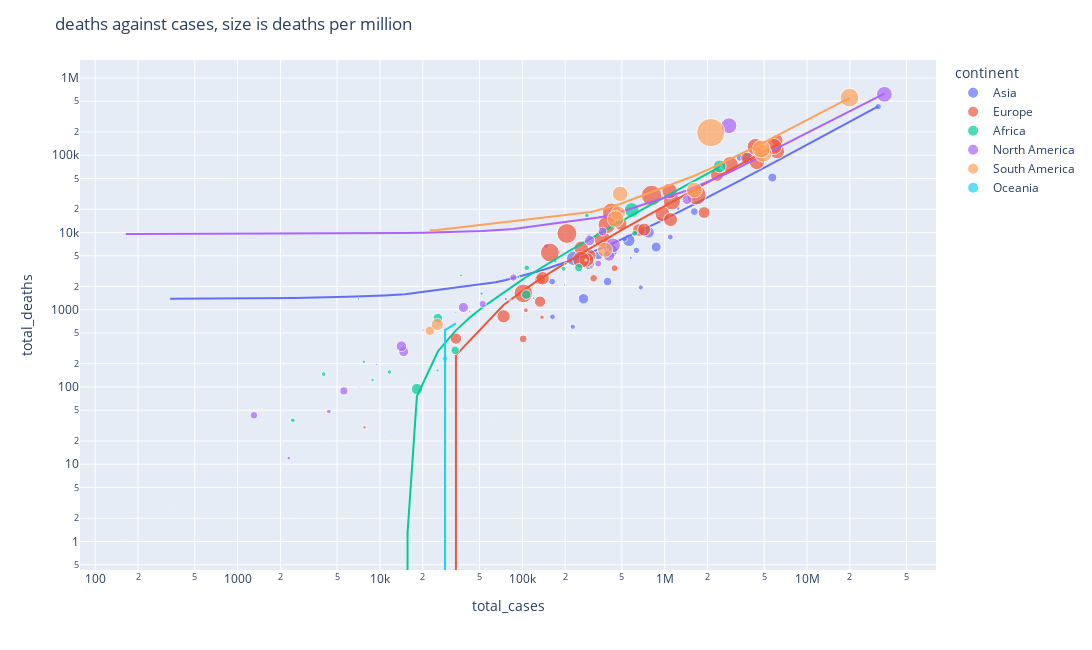

The notebook cell saved with this chart:
### Code cell
fig = go.Figure()

fig = px.scatter(df_diab, x = 'total_cases', y = 'total_deaths', size = 'total_deaths_per_million', trendline = 'ols', 
                 hover_name = 'location', color = 'continent')
fig.update_layout(xaxis_type = 'log', yaxis_type = 'log')
fig.update_layout(
    width = 1200,
    height = 650,
    title = 'deaths against cases, size is deaths per million'
    )
fig.show()

### Figure 1 — Plotly figure (JSON) as saved in the notebook; plotly's stock layout.template omitted (floating-point values rounded to 4 significant figures)
{"data": [{"hovertemplate": "<b>%{hovertext}</b><br><br>continent=Asia<br>total_cases=%{x}<br>total_deaths=%{y}<br>total_deaths_per_million=%{marker.size}<extra></extra>", "hovertext": ["Afghanistan", "Armenia", "Azerbaijan", "Bahrain", "Bangladesh", "Bhutan", "Brunei", "Cambodia", "China", "Georgia", "India", "Indonesia", "Iran", "Iraq", "Israel", "Japan", "Jordan", "Kazakhstan", "Kuwait", "Kyrgyzstan", "Laos", "Lebanon", "Malaysia", "Mongolia", "Myanmar", "Nepal", "Oman", "Pakistan", "Philippines", "Qatar", "Saudi Arabia", "Singapore", "South Korea", "Sri Lanka", "Tajikistan", "Thailand", "Timor", "Turkey", "United Arab Emirates", "Uzbekistan", "Vietnam", "Yemen"], "legendgroup": "Asia", "marker": {"color": "#636efa", "size": [171.5, 1555.0, 495.3, 813.4, 124.3, 2.592, 6.857, 82.24, 3.221, 1452.0, 307.1, 337.5, 1076.0, 462.3, 747.4, 120.2, 982.1, 312.4, 541.8, 354.2, 0.825, 1158.0, 269.6, 246.8, 164.3, 337.5, 746.9, 105.8, 253.0, 208.6, 235.5, 6.324, 40.86, 204.5, 12.69, 67.03, 19.72, 607.7, 196.5, 25.88, 11.93, 46.1], "sizemode": "area", "sizeref": 14.88, "symbol": "circle"}, "mode": "markers", "name": "Asia", "orientation": "v", "showlegend": true, "type": "scatter", "x": [146523, 229867, 343216, 269080, 1240115, 2508, 336, 76585, 92989, 416338, 31613993, 3372374, 3851162, 1616384, 871343, 914718, 770150, 633469, 397098, 161973, 5919, 560396, 1095486, 162869, 294460, 693109, 295857, 1029811, 1580824, 226077, 522108, 64861, 198345, 306662, 15004, 578375, 10744, 5704713, 679321, 128403, 141122, 7058], "xaxis": "x", "y": [6677, 4608, 5022, 1384, 20467, 2, 3, 1375, 4636, 5793, 423810, 92311, 90344, 18595, 6469, 15197, 10020, 5866, 2314, 2311, 6, 7903, 8725, 809, 8942, 9834, 3814, 23360, 27722, 601, 8200, 37, 2095, 4380, 121, 4679, 26, 51253, 1943, 866, 1161, 1375], "yaxis": "y"}, {"hovertemplate": "<b>OLS trendline</b><br>total_deaths = 0.0134836 * total_cases + 1386.1<br>R<sup>2</sup>=0.974699<br><br>continent=Asia<br>total_cases=%{x}<br>total_deaths=%{y} <b>(trend)</b><extra></extra>", "legendgroup": "Asia", "marker": {"color": "#636efa", "symbol": "circle"}, "mode": "lines", "name": "Asia", "showlegend": false, "type": "scatter", "x": [336, 2508, 5919, 7058, 10744, 15004, 64861, 76585, 92989, 128403, 141122, 146523, 161973, 162869, 198345, 226077, 229867, 269080, 294460, 295857, 306662, 343216, 397098, 416338, 522108, 560396, 578375, 633469, 679321, 693109, 770150, 871343, 914718, 1029811, 1095486, 1240115, 1580824, 1616384, 3372374, 3851162, 5704713, 31613993], "xaxis": "x", "y": [1391.0, 1420.0, 1466.0, 1481.0, 1531.0, 1588.0, 2261.0, 2419.0, 2640.0, 3117.0, 3289.0, 3362.0, 3570.0, 3582.0, 4061.0, 4434.0, 4486.0, 5014.0, 5356.0, 5375.0, 5521.0, 6014.0, 6740.0, 7000.0, 8426.0, 8942.0, 9185.0, 9928.0, 10550.0, 10730.0, 11770.0, 13130.0, 13720.0, 15270.0, 16160.0, 18110.0, 22700.0, 23180.0, 46860.0, 53310.0, 78310.0, 427700.0], "yaxis": "y"}, {"hovertemplate": "<b>%{hovertext}</b><br><br>continent=Europe<br>total_cases=%{x}<br>total_deaths=%{y}<br>total_deaths_per_million=%{marker.size}<extra></extra>", "hovertext": ["Albania", "Austria", "Belarus", "Belgium", "Bosnia and Herzegovina", "Bulgaria", "Croatia", "Cyprus", "Czechia", "Denmark", "Estonia", "Finland", "France", "Germany", "Greece", "Hungary", "Iceland", "Ireland", "Italy", "Latvia", "Lithuania", "Luxembourg", "Malta", "Moldova", "Montenegro", "Netherlands", "North Macedonia", "Norway", "Poland", "Portugal", "Romania", "Russia", "Slovakia", "Slovenia", "Spain", "Sweden", "Switzerland", "Ukraine", "United Kingdom"], "legendgroup": "Europe", "marker": {"color": "#EF553B", "size": [853.8, 1192.0, 364.6, 2178.0, 2953.0, 2621.0, 2011.0, 471.8, 2835.0, 440.1, 958.9, 177.6, 1658.0, 1094.0, 1240.0, 3108.0, 87.91, 1020.0, 2118.0, 1355.0, 1621.0, 1313.0, 958.0, 1551.0, 2594.0, 1057.0, 2637.0, 147.4, 1989.0, 1701.0, 1782.0, 1063.0, 2296.0, 2130.0, 1743.0, 1451.0, 1260.0, 1270.0, 1913.0], "sizemode": "area", "sizeref": 14.88, "symbol": "circle"}, "mode": "markers", "name": "Europe", "orientation": "v", "showlegend": true, "type": "scatter", "x": [133036, 658518, 445048, 1124715, 205655, 424872, 363397, 101419, 1673429, 317168, 133308, 106008, 6166690, 3774918, 490552, 809491, 7801, 299549, 4343519, 138799, 282416, 73870, 34201, 259356, 101785, 1892281, 156299, 137471, 2882786, 966041, 1083033, 6161985, 392581, 259079, 4447044, 1100040, 717665, 2331950, 5857639], "xaxis": "x", "y": [2457, 10737, 3445, 25241, 9687, 18211, 8254, 419, 30363, 2549, 1272, 984, 112011, 91663, 12923, 30026, 30, 5035, 128047, 2556, 4413, 822, 423, 6255, 1629, 18108, 5493, 799, 75259, 17344, 34278, 155180, 12536, 4428, 81486, 14655, 10905, 55521, 129877], "yaxis": "y"}, {"hovertemplate": "<b>OLS trendline</b><br>total_deaths = 0.02252 * total_cases + -511.376<br>R<sup>2</sup>=0.945081<br><br>continent=Europe<br>total_cases=%{x}<br>total_deaths=%{y} <b>(trend)</b><extra></extra>", "legendgroup": "Europe", "marker": {"color": "#EF553B", "symbol": "circle"}, "mode": "lines", "name": "Europe", "showlegend": false, "type": "scatter", "x": [7801, 34201, 73870, 101419, 101785, 106008, 133036, 133308, 137471, 138799, 156299, 205655, 259079, 259356, 282416, 299549, 317168, 363397, 392581, 424872, 445048, 490552, 658518, 717665, 809491, 966041, 1083033, 1100040, 1124715, 1673429, 1892281, 2331950, 2882786, 3774918, 4343519, 4447044, 5857639, 6161985, 6166690], "xaxis": "x", "y": [-335.7, 258.8, 1152.0, 1773.0, 1781.0, 1876.0, 2485.0, 2491.0, 2584.0, 2614.0, 3008.0, 4120.0, 5323.0, 5329.0, 5849.0, 6234.0, 6631.0, 7672.0, 8330.0, 9057.0, 9511.0, 10540.0, 14320.0, 15650.0, 17720.0, 21240.0, 23880.0, 24260.0, 24820.0, 37170.0, 42100.0, 52000.0, 64410.0, 84500.0, 97300.0, 99640.0, 131400.0, 138300.0, 138400.0], "yaxis": "y"}, {"hovertemplate": "<b>%{hovertext}</b><br><br>continent=Africa<br>total_cases=%{x}<br>total_deaths=%{y}<br>total_deaths_per_million=%{marker.size}<extra></extra>", "hovertext": ["Algeria", "Benin", "Botswana", "Burkina Faso", "Burundi", "Cameroon", "Cape Verde", "Central African Republic", "Comoros", "Djibouti", "Egypt", "Equatorial Guinea", "Eritrea", "Eswatini", "Ethiopia", "Gabon", "Gambia", "Ghana", "Guinea", "Kenya", "Liberia", "Libya", "Madagascar", "Malawi", "Mali", "Mauritius", "Morocco", "Mozambique", "Niger", "Sao Tome and Principe", "Seychelles", "South Africa", "Sudan", "Tanzania", "Togo", "Tunisia", "Uganda", "Zambia", "Zimbabwe"], "legendgroup": "Africa", "marker": {"color": "#00cc96", "size": [96.21, 8.909, 667.2, 8.085, 0.757, 50.25, 536.0, 20.29, 169.0, 157.9, 161.4, 87.67, 9.587, 671.5, 38.12, 73.68, 87.72, 26.49, 16.3, 73.01, 29.26, 510.7, 34.05, 84.37, 26.27, 14.94, 263.7, 45.02, 8.056, 168.8, 955.9, 1209.0, 63.31, 0.352, 18.36, 1650.0, 58.17, 183.6, 234.8], "sizemode": "area", "sizeref": 14.88, "symbol": "circle"}, "mode": "markers", "name": "Africa", "orientation": "v", "showlegend": true, "type": "scatter", "x": [170189, 8394, 106690, 13573, 7080, 82064, 33763, 7151, 4026, 11651, 284215, 8880, 6545, 25515, 280024, 25384, 7709, 103019, 25564, 201954, 5396, 249114, 42652, 51809, 14574, 3913, 615999, 119950, 5616, 2446, 18189, 2435036, 37138, 1017, 15624, 586146, 93675, 195096, 107490], "xaxis": "x", "y": [4219, 108, 1569, 169, 9, 1334, 298, 98, 147, 156, 16518, 123, 34, 779, 4383, 164, 212, 823, 214, 3926, 148, 3509, 943, 1614, 532, 19, 9732, 1407, 195, 37, 94, 71679, 2776, 21, 152, 19503, 2661, 3376, 3490], "yaxis": "y"}, {"hovertemplate": "<b>OLS trendline</b><br>total_deaths = 0.0290699 * total_cases + -452.904<br>R<sup>2</sup>=0.964846<br><br>continent=Africa<br>total_cases=%{x}<br>total_deaths=%{y} <b>(trend)</b><extra></extra>", "legendgroup": "Africa", "marker": {"color": "#00cc96", "symbol": "circle"}, "mode": "lines", "name": "Africa", "showlegend": false, "type": "scatter", "x": [1017, 2446, 3913, 4026, 5396, 5616, 6545, 7080, 7151, 7709, 8394, 8880, 11651, 13573, 14574, 15624, 18189, 25384, 25515, 25564, 33763, 37138, 42652, 51809, 82064, 93675, 103019, 106690, 107490, 119950, 170189, 195096, 201954, 249114, 280024, 284215, 586146, 615999, 2435036], "xaxis": "x", "y": [-423.3, -381.8, -339.2, -335.9, -296.0, -289.6, -262.6, -247.1, -245.0, -228.8, -208.9, -194.8, -114.2, -58.34, -29.24, 1.284, 75.85, 285.0, 288.8, 290.2, 528.6, 626.7, 787.0, 1053.0, 1933.0, 2270.0, 2542.0, 2649.0, 2672.0, 3034.0, 4494.0, 5219.0, 5418.0, 6789.0, 7687.0, 7809.0, 16590.0, 17450.0, 70330.0], "yaxis": "y"}, {"hovertemplate": "<b>%{hovertext}</b><br><br>continent=North America<br>total_cases=%{x}<br>total_deaths=%{y}<br>total_deaths_per_million=%{marker.size}<extra></extra>", "hovertext": ["Antigua and Barbuda", "Bahamas", "Barbados", "Belize", "Canada", "Costa Rica", "Dominican Republic", "El Salvador", "Grenada", "Guatemala", "Haiti", "Honduras", "Jamaica", "Mexico", "Nicaragua", "Panama", "Saint Lucia", "Saint Vincent and the Grenadines", "Trinidad and Tobago", "United States"], "legendgroup": "North America", "marker": {"color": "#ab63fa", "size": [439.1, 727.3, 167.0, 847.5, 703.5, 987.4, 364.7, 402.9, 8.887, 574.3, 47.8, 790.9, 400.9, 1865.0, 29.44, 1578.0, 484.7, 108.2, 764.6, 1852.0], "sizemode": "area", "sizeref": 14.88, "symbol": "circle"}, "mode": "markers", "name": "North America", "orientation": "v", "showlegend": true, "type": "scatter", "x": [1303, 14677, 4379, 14163, 1438021, 406814, 341510, 86620, 164, 365528, 20077, 297111, 52684, 2829443, 9470, 434460, 5581, 2291, 38557, 34945468], "xaxis": "x", "y": [43, 286, 48, 337, 26553, 5030, 3956, 2613, 1, 10289, 545, 7834, 1187, 240456, 195, 6808, 89, 12, 1070, 613013], "yaxis": "y"}, {"hovertemplate": "<b>OLS trendline</b><br>total_deaths = 0.0176623 * total_cases + 9538.22<br>R<sup>2</sup>=0.912000<br><br>continent=North America<br>total_cases=%{x}<br>total_deaths=%{y} <b>(trend)</b><extra></extra>", "legendgroup": "North America", "marker": {"color": "#ab63fa", "symbol": "circle"}, "mode": "lines", "name": "North America", "showlegend": false, "type": "scatter", "x": [164, 1303, 2291, 4379, 5581, 9470, 14163, 14677, 20077, 38557, 52684, 86620, 297111, 341510, 365528, 406814, 434460, 1438021, 2829443, 34945468], "xaxis": "x", "y": [9541.0, 9561.0, 9579.0, 9616.0, 9637.0, 9705.0, 9788.0, 9797.0, 9893.0, 10220.0, 10470.0, 11070.0, 14790.0, 15570.0, 15990.0, 16720.0, 17210.0, 34940.0, 59510.0, 626800.0], "yaxis": "y"}, {"hovertemplate": "<b>%{hovertext}</b><br><br>continent=South America<br>total_cases=%{x}<br>total_deaths=%{y}<br>total_deaths_per_million=%{marker.size}<extra></extra>", "hovertext": ["Argentina", "Bolivia", "Brazil", "Chile", "Colombia", "Ecuador", "Guyana", "Paraguay", "Peru", "Suriname", "Uruguay", "Venezuela"], "legendgroup": "South America", "marker": {"color": "#FFA15A", "size": [2336.0, 1524.0, 2613.0, 1850.0, 2367.0, 1791.0, 680.2, 2093.0, 5951.0, 1099.0, 1715.0, 125.8], "sizemode": "area", "sizeref": 14.88, "symbol": "circle"}, "mode": "markers", "name": "South America", "orientation": "v", "showlegend": true, "type": "scatter", "x": [4919408, 471958, 19880273, 1614629, 4776291, 486544, 22458, 452085, 2108595, 25287, 381364, 304726], "xaxis": "x", "y": [105586, 17784, 555460, 35366, 120432, 31591, 535, 14929, 196214, 645, 5959, 3576], "yaxis": "y"}, {"hovertemplate": "<b>OLS trendline</b><br>total_deaths = 0.0272882 * total_cases + 10073.6<br>R<sup>2</sup>=0.929265<br><br>continent=South America<br>total_cases=%{x}<br>total_deaths=%{y} <b>(trend)</b><extra></extra>", "legendgroup": "South America", "marker": {"color": "#FFA15A", "symbol": "circle"}, "mode": "lines", "name": "South America", "showlegend": false, "type": "scatter", "x": [22458, 25287, 304726, 381364, 452085, 471958, 486544, 1614629, 2108595, 4776291, 4919408, 19880273], "xaxis": "x", "y": [10690.0, 10760.0, 18390.0, 20480.0, 22410.0, 22950.0, 23350.0, 54130.0, 67610.0, 140400.0, 144300.0, 552600.0], "yaxis": "y"}, {"hovertemplate": "<b>%{hovertext}</b><br><br>continent=Oceania<br>total_cases=%{x}<br>total_deaths=%{y}<br>total_deaths_per_million=%{marker.size}<extra></extra>", "hovertext": ["Australia", "Fiji", "New Zealand"], "legendgroup": "Oceania", "marker": {"color": "#19d3f3", "size": [36.23, 259.9, 5.392], "sizemode": "area", "sizeref": 14.88, "symbol": "circle"}, "mode": "markers", "name": "Oceania", "orientation": "v", "showlegend": true, "type": "scatter", "x": [34130, 28660, 2871], "xaxis": "x", "y": [924, 233, 26], "yaxis": "y"}, {"hovertemplate": "<b>OLS trendline</b><br>total_deaths = 0.0222405 * total_cases + -92.4435<br>R<sup>2</sup>=0.623405<br><br>continent=Oceania<br>total_cases=%{x}<br>total_deaths=%{y} <b>(trend)</b><extra></extra>", "legendgroup": "Oceania", "marker": {"color": "#19d3f3", "symbol": "circle"}, "mode": "lines", "name": "Oceania", "showlegend": false, "type": "scatter", "x": [2871, 28660, 34130], "xaxis": "x", "y": [-28.59, 545.0, 666.6], "yaxis": "y"}], "layout": {"height": 650, "legend": {"itemsizing": "constant", "title": {"text": "continent"}, "tracegroupgap": 0}, "margin": {"t": 60}, "title": {"text": "deaths against cases, size is deaths per million"}, "width": 1200, "xaxis": {"anchor": "y", "domain": [0, 1], "title": {"text": "total_cases"}, "type": "log"}, "yaxis": {"anchor": "x", "domain": [0, 1], "title": {"text": "total_deaths"}, "type": "log"}}}
